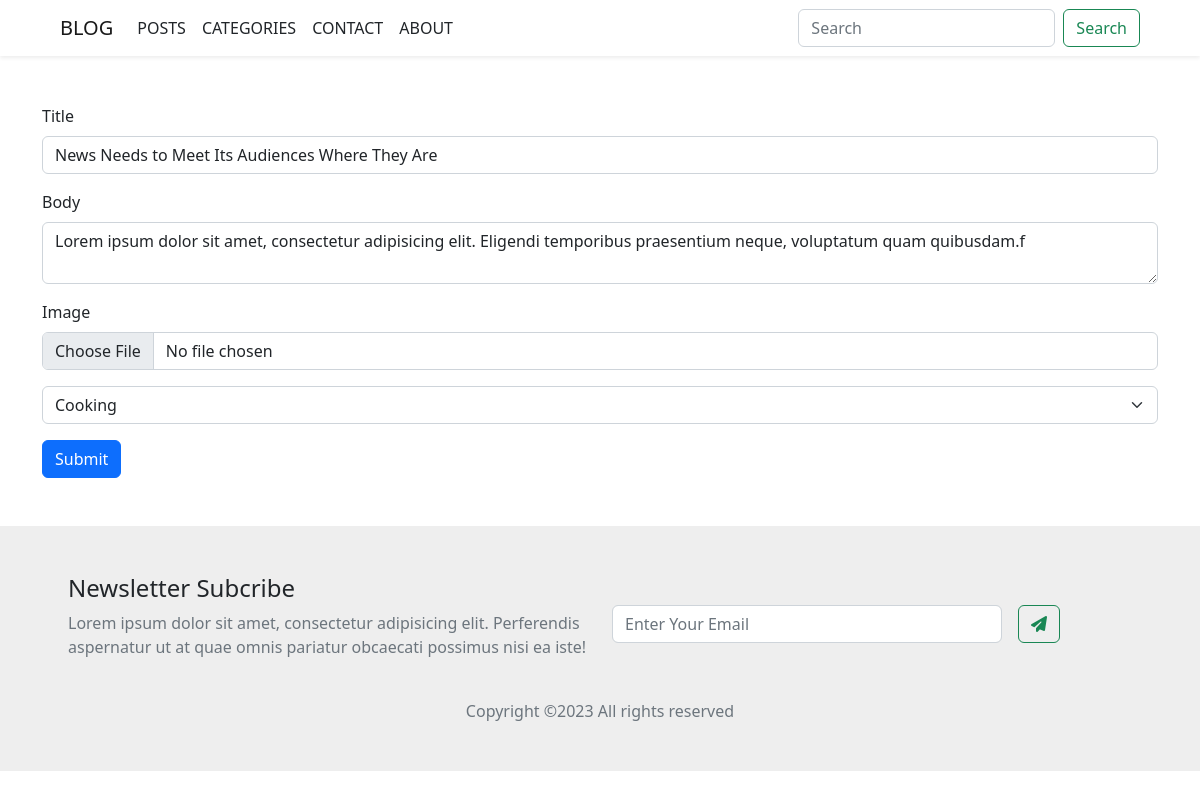
/posts/posts/1/edit, run on an earlier commit of the app's database.
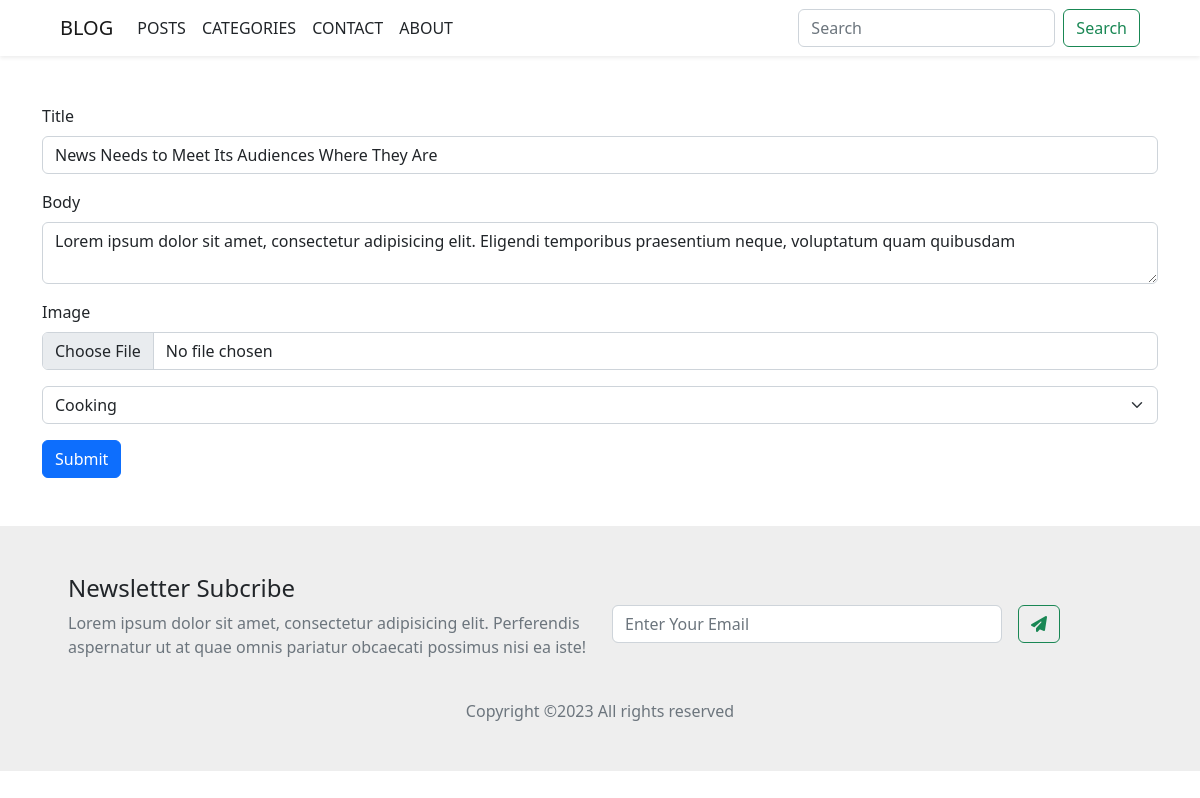
And on a later commit of the database.
### app/models.py (models this page shows, shortened)
class Post(db.Model):
  id = db.Column(db.Integer, primary_key = True)
  title = db.Column(db.String)
  body = db.Column(db.String)
  image = db.Column(db.String)
  created_at = db.Column(db.DateTime, server_default=db.func.now())
  updated_at = db.Column(db.DateTime, server_default=db.func.now(), onupdate=db.func.now())
  category_id = db.Column(db.Integer, db.ForeignKey('category.id'), nullable=True)

### app/posts/views.py (the view, shortened to what this page needs)
@post_blueprint.route('/posts/<int:id>/edit', endpoint='edit', methods=['GET', 'POST'])
def edit_post(id):
  post = Post.query.get_or_404(id)
  categories = Category.get_all_objects()
  return render_template('posts/edit.html', post=post, categories=categories)

### app/models.py (called while the page is built)
  @classmethod
  def get_all_objects(cls):
    return cls.query.all()

### app/templates/posts/edit.html (shortened to what this page needs)
{% extends 'layouts/base.html' %}
{% block body %}
<form method="post" enctype=multipart/form-data>
  <div class="mb-3">
    <label for="" class="form-label">Title</label>
    <input type="text"  name='title' value="{{post.title}}" class="form-control" id="" aria-describedby="emailHelp">
  </div>
  <div class="mb-3">
    <label for="" class="form-label">Body</label>
    <textarea name='body' value="" class="form-control" aria-describedby="emailHelp">{{post.body}}</textarea>
  </div>
  <div class="mb-3">
    <label for="exampleInputPassword1" class="form-label">Image</label>
    <input type="file" name='image' value="{{post.image}}" class="form-control" id="exampleInputPassword1">
  </div>
  <div class="mb-3">
    <select class="form-select" name="category_id" aria-label="Default select example">
      {% for category in categories %}
      {% if post.category_id == category.id %}
        <option value='{{category.id}}' selected>{{category.name}}</option>
      {% else %}
        <option value='{{category.id}}'>{{category.name}}</option>
      {% endif %}
      {% endfor %}
    </select>
  </div>
  <button type="submit" class="btn btn-primary">Submit</button>
</form>
{% endblock %}

What changed in the data, as far as the page shows it:
changed Post "News Needs to Meet Its Audiences Where They Are": body "Lorem ipsum dolor sit amet, consectetur adipisicing elit. Eligendi temporibus praesentium neque, voluptatum quam quibusdam.f" → "Lorem ipsum dolor sit amet, consectetur adipisicing elit. Eligendi temporibus praesentium neque, voluptatum quam quibusdam"
